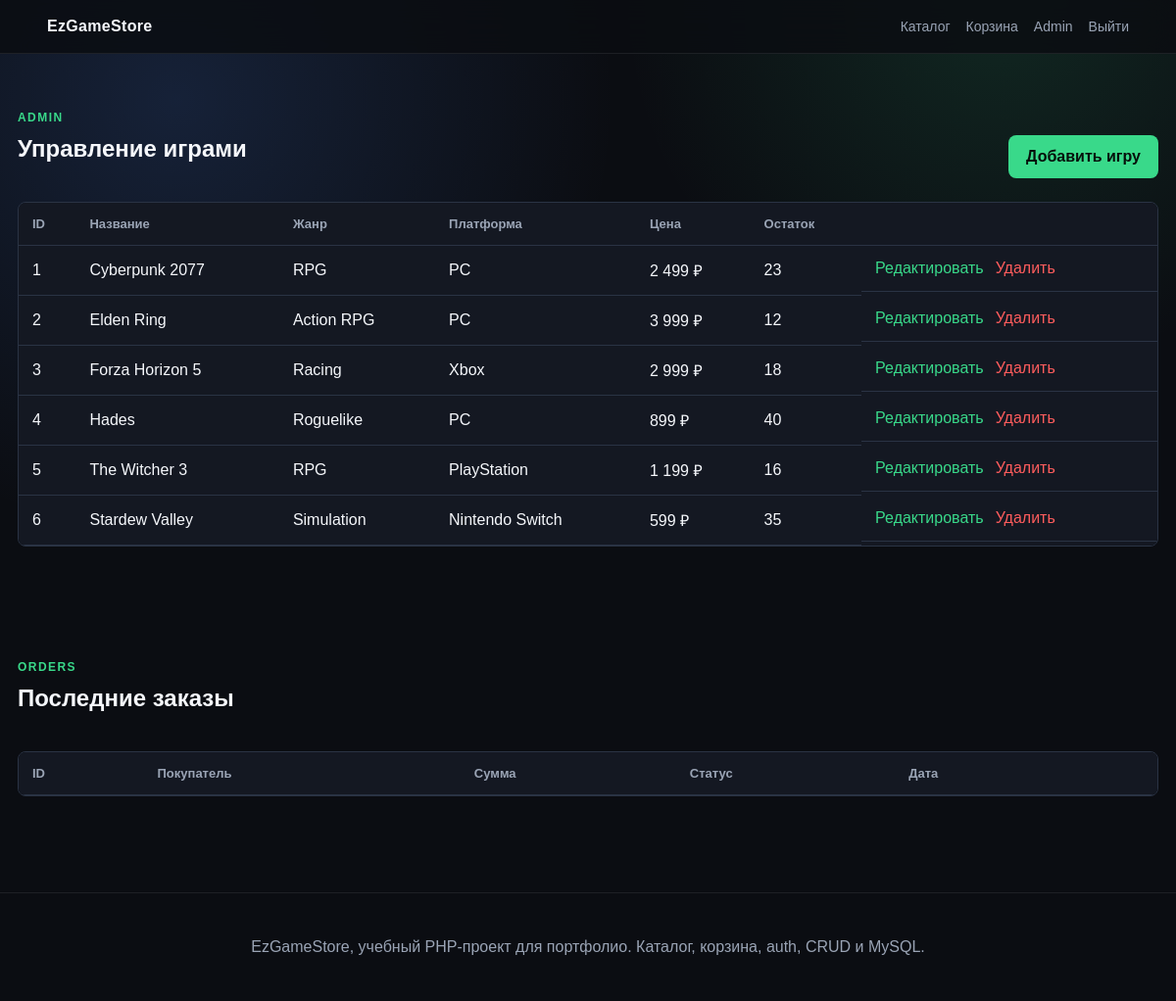
/admin/index.php (signed in), run on the app's committed database.
### tables this page shows
CREATE TABLE users (
    id INT AUTO_INCREMENT PRIMARY KEY,
    name VARCHAR(120) NOT NULL,
    email VARCHAR(180) NOT NULL UNIQUE,
    password_hash VARCHAR(255) NOT NULL,
    role ENUM('user', 'admin') NOT NULL DEFAULT 'user',
    created_at TIMESTAMP DEFAULT CURRENT_TIMESTAMP
);

CREATE TABLE games (
    id INT AUTO_INCREMENT PRIMARY KEY,
    title VARCHAR(180) NOT NULL,
    description TEXT NOT NULL,
    price DECIMAL(10,2) NOT NULL,
    genre VARCHAR(80) NOT NULL,
    platform VARCHAR(80) NOT NULL,
    image_url VARCHAR(500) NULL,
    rating DECIMAL(3,1) NOT NULL DEFAULT 0,
    stock INT NOT NULL DEFAULT 0,
    is_active TINYINT(1) NOT NULL DEFAULT 1,
    created_at TIMESTAMP DEFAULT CURRENT_TIMESTAMP
);

### functions.php (called while the page is built, shortened)
<?php
require_once __DIR__ . '/db.php';
function e(?string $value): string
{
    return htmlspecialchars((string) $value, ENT_QUOTES | ENT_SUBSTITUTE, 'UTF-8');
}
function url(string $path = ''): string
{
    $basePath = parse_url(APP_URL, PHP_URL_PATH) ?: '';
    return rtrim($basePath, '/') . '/' . ltrim($path, '/');
}
function current_user(): ?array
{
    $stmt = db()->prepare('SELECT id, name, email, role FROM users WHERE id = ?');
    $stmt->execute([$_SESSION['user_id']]);
    return $stmt->fetch() ?: null;
}
function money(float|int|string $value): string
{
    return number_format((float) $value, 0, ',', ' ') . ' ₽';
}

### db.php (called while the page is built, shortened)
<?php
function db(): PDO
{
    static $pdo = null;
    if ($pdo instanceof PDO) {
        return $pdo;
    }
    $dsn = sprintf('mysql:host=%s;dbname=%s;charset=%s', DB_HOST, DB_NAME, DB_CHARSET);
    $pdo = new PDO($dsn, DB_USER, DB_PASS, [
        PDO::ATTR_ERRMODE => PDO::ERRMODE_EXCEPTION,
        PDO::ATTR_DEFAULT_FETCH_MODE => PDO::FETCH_ASSOC,
        PDO::ATTR_EMULATE_PREPARES => false,
        PDO::MYSQL_ATTR_INIT_COMMAND => 'SET NAMES utf8mb4 COLLATE utf8mb4_unicode_ci',
    ]);
    return $pdo;
}

### admin/index.php (the view, shortened to what this page needs)
<?php
require_once __DIR__ . '/../functions.php';
$games = db()->query('SELECT * FROM games ORDER BY created_at DESC')->fetchAll();
require __DIR__ . '/../header.php';
?>
<section>
    <div class="section-head">
        <div>
            <p class="eyebrow">Admin</p>
            <h1>Управление играми</h1>
        </div>
        <a class="btn btn-primary" href="<?= e(url('/admin/create.php')) ?>">Добавить игру</a>
    </div>
    <div class="table-wrap">
        <table>
            <thead>
                <tr>
                    <th>ID</th>
                    <th>Название</th>
                    <th>Жанр</th>
                    <th>Платформа</th>
                    <th>Цена</th>
                    <th>Остаток</th>
                    <th></th>
                </tr>
            </thead>
            <tbody>
                <?php foreach ($games as $game): ?>
                    <tr>
                        <td><?= (int) $game['id'] ?></td>
                        <td><?= e($game['title']) ?></td>
                        <td><?= e($game['genre']) ?></td>
                        <td><?= e($game['platform']) ?></td>
                        <td><?= money($game['price']) ?></td>
                        <td><?= (int) $game['stock'] ?></td>
                        <td class="actions">
                            <a href="<?= e(url('/admin/edit.php?id=' . (int) $game['id'])) ?>">Редактировать</a>
                            <a class="danger" href="<?= e(url('/admin/delete.php?id=' . (int) $game['id'])) ?>" onclick="return confirm('Удалить игру?')">Удалить</a>
                        </td>
                    </tr>
                <?php endforeach; ?>
            </tbody>
        </table>
    </div>
</section>
<section>
    <div class="section-head">
        <div>
            <p class="eyebrow">Orders</p>
            <h2>Последние заказы</h2>
        </div>
    </div>
    <div class="table-wrap">
        <table>
            <thead>
                <tr>
                    <th>ID</th>
                    <th>Покупатель</th>
                    <th>Сумма</th>
                    <th>Статус</th>
                    <th>Дата</th>
                    <th></th>
                </tr>
            </thead>
        </table>
    </div>
</section>
<?php require __DIR__ . '/../footer.php'; ?>

### header.php (shortened to what this page needs)
<?php
$user = current_user();
?>
<!DOCTYPE html>
<html lang="ru">
<head>
    <link rel="stylesheet" href="<?= e(url('/assets/css/style.css')) ?>">
</head>
<body>
<header class="site-header">
    <a class="logo" href="<?= e(url('/index.php')) ?>">EzGameStore</a>
    <nav>
        <a href="<?= e(url('/index.php#catalog')) ?>">Каталог</a>
        <a href="<?= e(url('/cart.php')) ?>">Корзина<?= cart_count() ? ' (' . cart_count() . ')' : '' ?></a>
        <?php if ($user): ?>
            <span><?= e($user['name']) ?></span>
            <a href="<?= e(url('/logout.php')) ?>">Выйти</a>
        <?php else: ?>
            <a href="<?= e(url('/login.php')) ?>">Войти</a>
        <?php endif; ?>
    </nav>
</header>
<main class="container">

### footer.php
</main>
<footer class="site-footer">
    <p>EzGameStore, учебный PHP-проект для портфолио. Каталог, корзина, auth, CRUD и MySQL.</p>
</footer>
</body>
</html>

### assets/css/style.css (style rules this page uses)
:root { --bg: #0b0d12; --panel: #141822; --panel-2: #1b2130; --text: #f5f7fb; --muted: #9aa4b5; --line: #2a3344; --accent: #39d98a; --accent-2: #4f8cff; --danger: #ff5d5d; }
* { box-sizing: border-box; }
html { scroll-behavior: smooth; }
body { margin: 0; min-height: 100vh; font-family: Arial, Helvetica, sans-serif; background: radial-gradient(circle at 15% 10%, rgba(79, 140, 255, 0.16), transparent 28rem), radial-gradient(circle at 85% 0%, rgba(57, 217, 138, 0.13), transparent 24rem), var(--bg); color: var(--text); }
a { color: inherit; text-decoration: none; }
.site-header { position: sticky; top: 0; z-index: 10; display: flex; align-items: center; justify-content: space-between; gap: 20px; padding: 18px clamp(18px, 4vw, 56px); border-bottom: 1px solid rgba(255, 255, 255, 0.08); background: rgba(11, 13, 18, 0.86); backdrop-filter: blur(14px); }
.logo { font-weight: 800; letter-spacing: 0.02em; }
.site-header nav { display: flex; align-items: center; gap: 16px; color: var(--muted); font-size: 14px; flex-wrap: wrap; }
.container { width: min(1180px, calc(100% - 36px)); margin: 0 auto; }
section { padding: 58px 0; }
.hero h1, section h1, section h2 { margin: 0 0 18px; line-height: 1.05; }
.eyebrow { margin: 0 0 12px; color: var(--accent); text-transform: uppercase; font-size: 12px; font-weight: 800; letter-spacing: 0.12em; }
.btn, .btn-icon { border: 0; cursor: pointer; font-weight: 800; transition: transform 0.2s ease, border-color 0.2s ease, background 0.2s ease; }
.btn { display: inline-flex; align-items: center; justify-content: center; min-height: 44px; padding: 0 18px; border-radius: 8px; }
.btn-primary { color: #06100b; background: var(--accent); }
.section-head { display: flex; align-items: end; justify-content: space-between; gap: 20px; margin-bottom: 24px; }
.table-wrap { overflow-x: auto; border: 1px solid var(--line); border-radius: 8px; }
table { width: 100%; border-collapse: collapse; min-width: 820px; background: var(--panel); }
th, td { padding: 14px; text-align: left; border-bottom: 1px solid var(--line); }
th { color: var(--muted); font-size: 13px; }
.actions { display: flex; gap: 12px; }
.actions a { color: var(--accent); }
.actions .danger { color: var(--danger); }
.site-footer { margin-top: 40px; padding: 30px; text-align: center; color: var(--muted); border-top: 1px solid rgba(255, 255, 255, 0.08); }

### data on the page
users: name "Admin"
games: id "1", title "Cyberpunk 2077", genre "RPG", platform "PC", price "2 499 ₽", stock "23"
games: id "2", title "Elden Ring", genre "Action RPG", platform "PC", price "3 999 ₽", stock "12"
games: id "3", title "Forza Horizon 5", genre "Racing", platform "Xbox", price "2 999 ₽", stock "18"
games: id "4", title "Hades", genre "Roguelike", platform "PC", price "899 ₽", stock "40"
games: id "5", title "The Witcher 3", genre "RPG", platform "PlayStation", price "1 199 ₽", stock "16"
games: id "6", title "Stardew Valley", genre "Simulation", platform "Nintendo Switch", price "599 ₽", stock "35"
